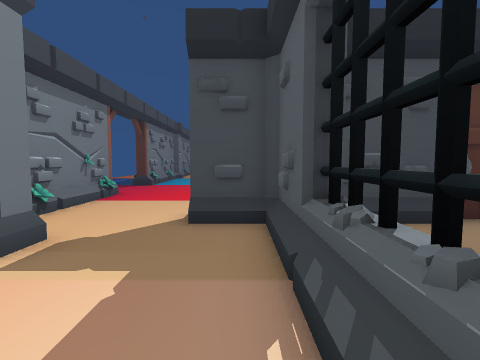
View 1 (above)

24 first-person views from a walk through a Unity game level. The camera is 1.2 m above the floor, tilts 4° down and sees 85° across. The floor is counted in squares, 1 m on a side. Each view is taken from the middle of a square. On the plan, view 1 faces up. The plan holds only what a view shows up to about 12 squares ahead; the rest is blank. The place goes on beyond the plan. The player character is not drawn. Some animated figures are left out. Some surface patterns are stand-ins.

View 2
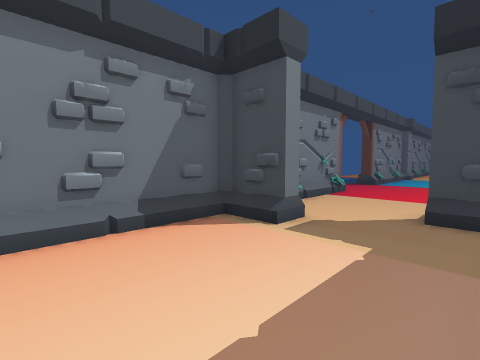

View 3
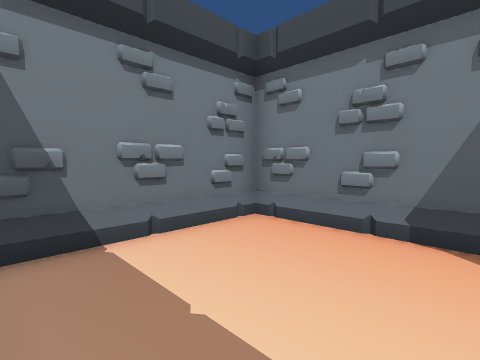

View 4
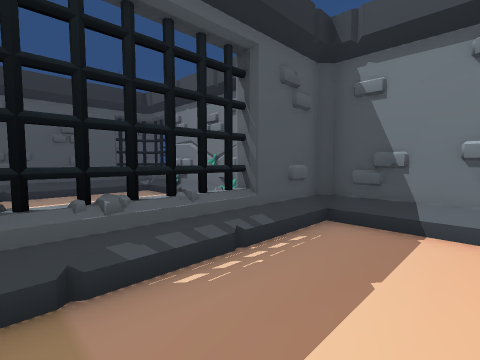

View 5
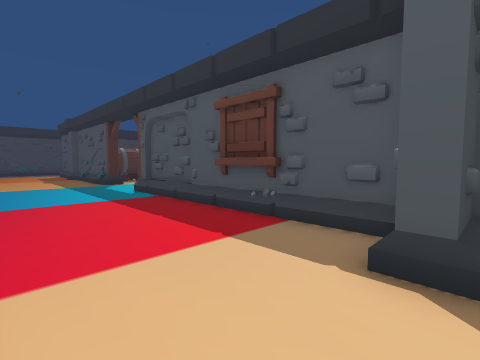

View 6
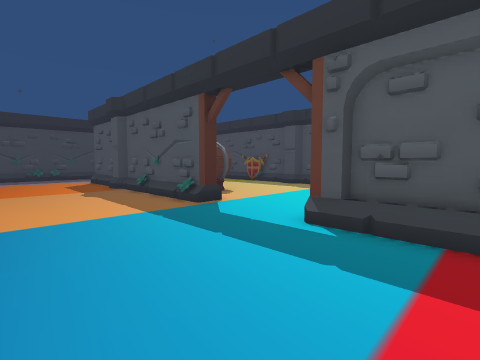

View 7
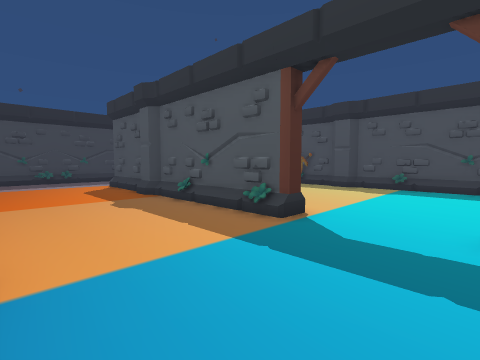

View 8
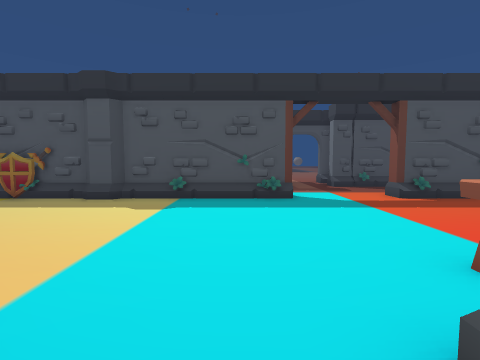

View 9
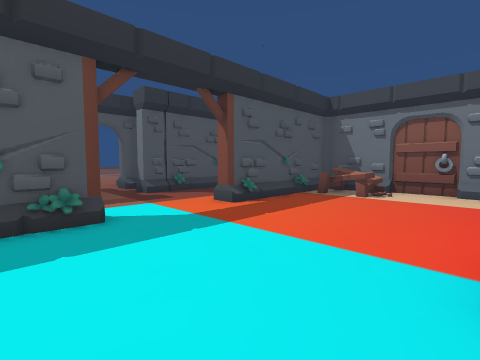

View 10
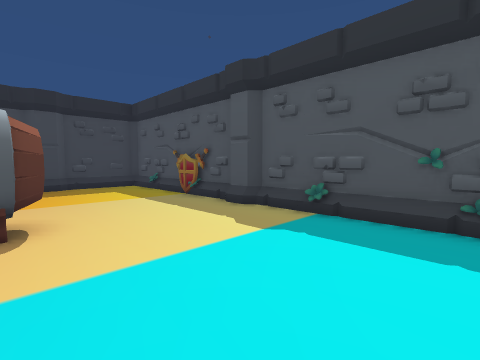

View 11
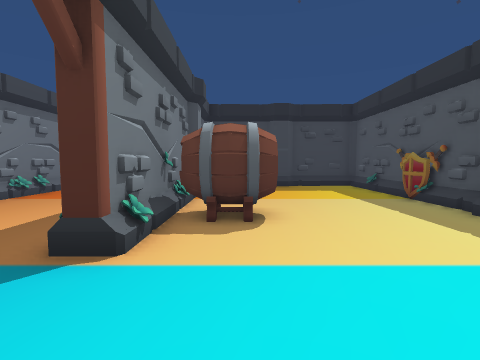

View 12
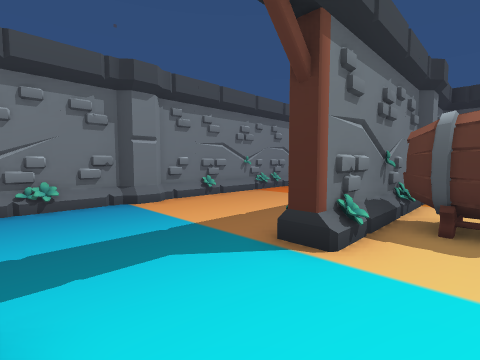

View 13
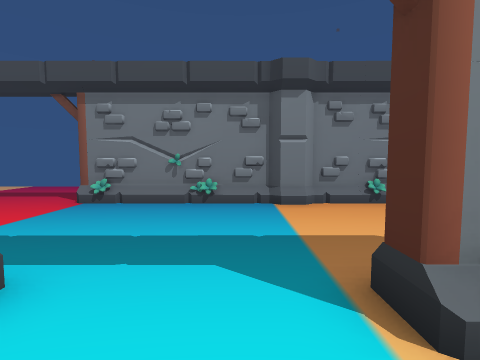

View 14
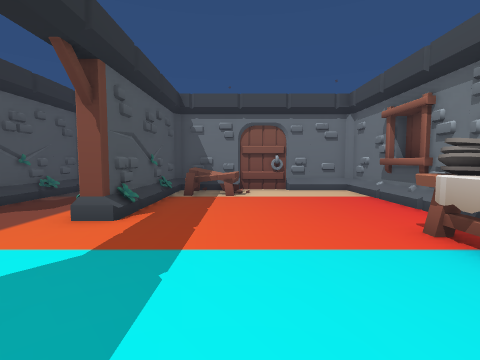

View 15
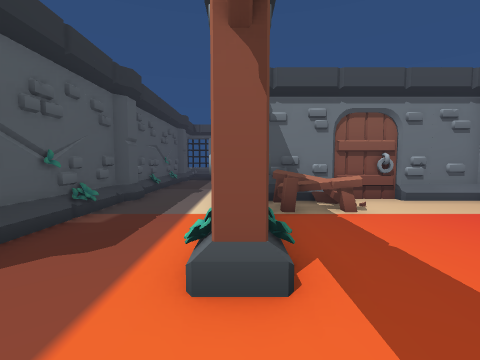

View 16
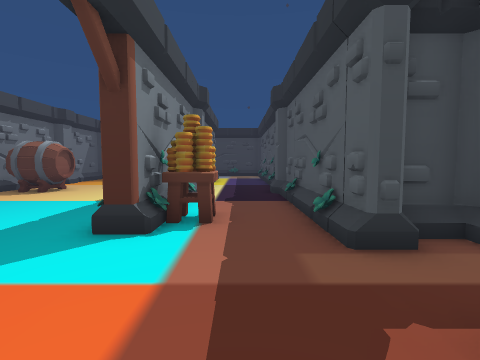

View 17
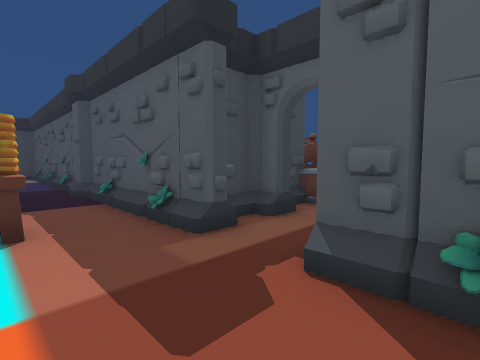

View 18
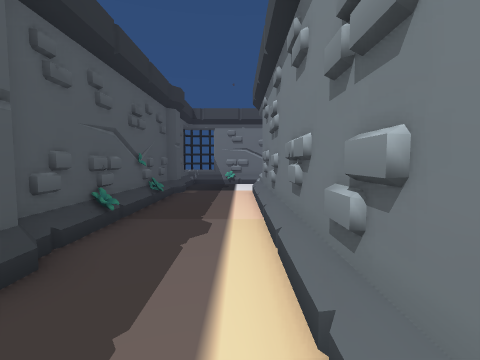

View 19
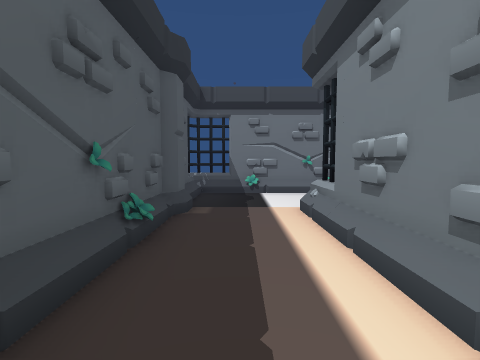

View 20
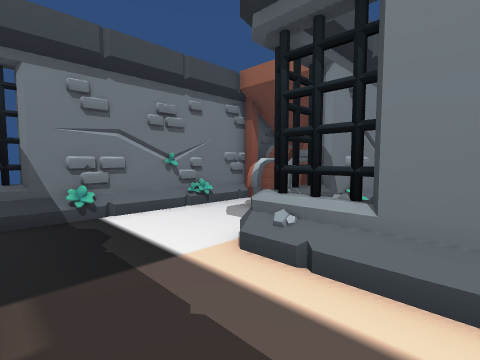

View 21
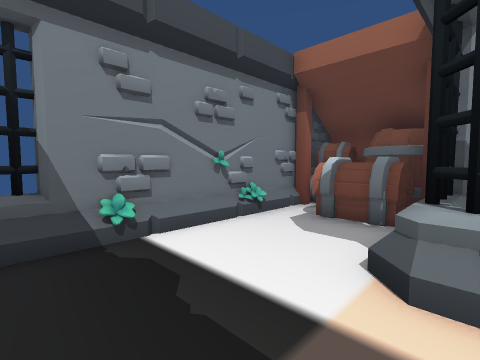

View 22
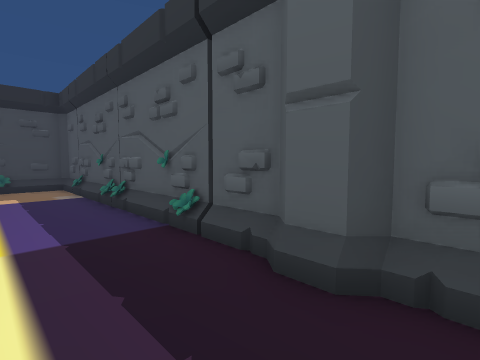

View 23
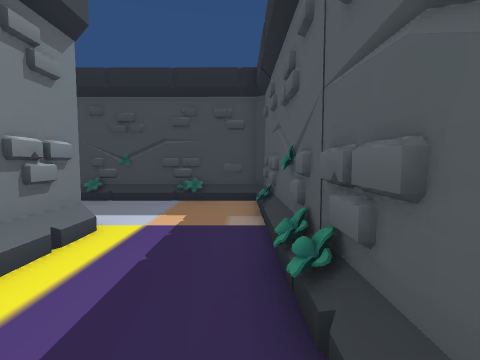

View 24
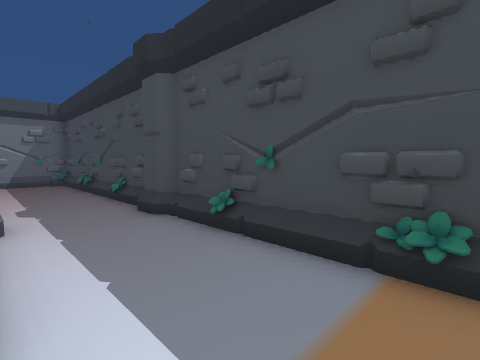

### Floor plan
Key: @ floor where view 1 was taken; # wall or solid block; . floor; / step, stairs or slope; = window, fence, low wall or low ledge; O other object.
Columns run from 9 left of view 1 to 18 right of it. Each row starts with its distance up from view 1.
 34                O
 33       #######O#########
 32      .................#
 31     #.................#
 30       ...      O  #...#
 29       ....   O#####...#
 28       ....#   ....#...#
 27     # ....#   ....#...#
 26     #.....#  .....#...#
 25     #.....#  .....O...#
 24     #.....O. .....O...#
 23     #.....#O .....O...#
 22     #.....#OOO....#...#
 21     O.....#OO.....#..O#
 20     #.....#.......#...O
 19     #.............#...#
 18     #.............#...#
 17     #.............#O..#
 16     #.............#O..#    O
 15     #.....#...........####OO
 14     #.....#OO.............
 13     ......#OO............
 12   ........#...........###
 11  .........#.......#...#
 10 ..........#.......#...#
  9 ... #.....#.......#...#
  8 ..  #.....#....OOO#...#
  7     #.....#..../OO#...O
  6     #...###########...#
  5      ...####      #...#
  4       #...#       #...#
  3     ###...#       #...#
  2     #.....#       #...#
  1     #.....#       #...#
  0     #....@#       #...#
 -1     #.....#      ##...O
 -2     #######    ###=...#
 -3               ###=/...#
 -4               #OO.....#
 -5               #OO.....#
 -6              ########/=
 -7                     #=

Where each view was taken, in squares from view 1:
view 1: 0 up, 0 right, facing up
view 2: 1 down, 0 right, facing up-left
view 3: 2 up, 0 right, facing down-left
view 4: 3 up, 2 left, facing down-right
view 5: 5 up, 4 left, facing up-right
view 6: 13 up, 4 left, facing up-right
view 7: 16 up, 4 left, facing up-right
view 8: 17 up, 0 right, facing right
view 9: 17 up, 3 right, facing down-right
view 10: 16 up, 3 right, facing up-right
view 11: 16 up, 3 right, facing up
view 12: 16 up, 3 right, facing up-left
view 13: 18 up, 3 right, facing left
view 14: 17 up, 6 right, facing down
view 15: 14 up, 9 right, facing down
view 16: 11 up, 11 right, facing up
view 17: 11 up, 10 right, facing up-right
view 18: 8 up, 10 right, facing down
view 19: 4 up, 11 right, facing down
view 20: 0 up, 12 right, facing down-left
view 21: 2 down, 12 right, facing down-left
view 22: 20 up, 10 right, facing up-right
view 23: 25 up, 12 right, facing up
view 24: 30 up, 11 right, facing up-left
